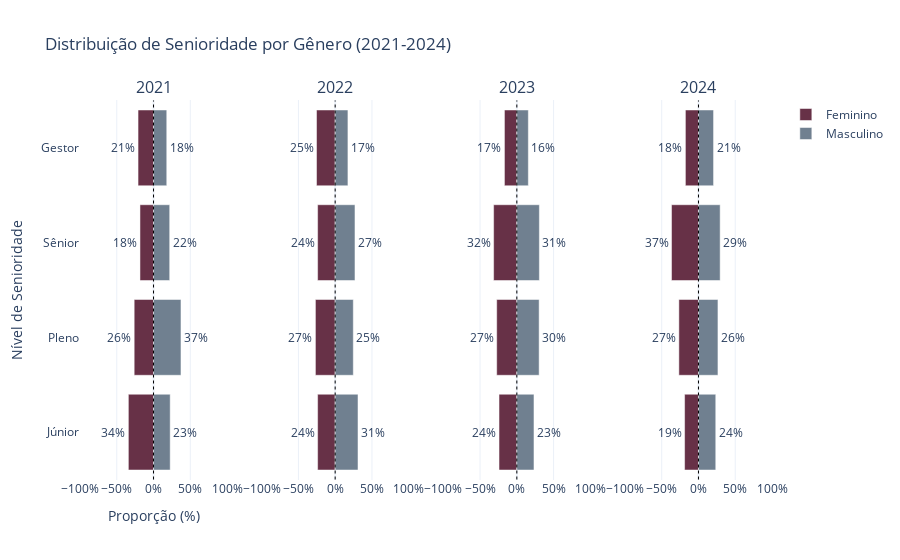

Here is the notebook cell this chart was saved with:
### Code cell
niveis_desejados = ["Júnior", "Pleno", "Sênior", "Gestor"] 

# Normaliza os nomes dos níveis para minúsculas no filtro
df_filtrado = df_rj[df_rj["nivel"].str.lower().isin([n.lower() for n in niveis_desejados])]

# Agora agrupe pelos campos desejados
df_grouped = df_filtrado.groupby(["ano_pesquisa", "nivel", "genero"]).size().reset_index(name="count")

# Calculando o total por ano e gênero para depois calcular proporções
totais_por_ano_genero = df_filtrado.groupby(["ano_pesquisa", "genero"]).size().reset_index(name="total")
df_grouped = df_grouped.merge(totais_por_ano_genero, on=["ano_pesquisa", "genero"])

# Calculando a proporção
df_grouped["proporção"] = df_grouped["count"] / df_grouped["total"] * 100

# Verificação (opcional): soma das proporções por ano e gênero deve ser 100%
verificacao = df_grouped.groupby(["ano_pesquisa", "genero"])["proporção"].sum().reset_index()
print("Verificação das somas por gênero:")
print(verificacao)

fig = make_subplots(rows=1, cols=4, shared_yaxes=True, subplot_titles=["2021", "2022", "2023", "2024"])

anos = ['2021', '2022', '2023', '2024']
cores = {"Masculino": "#708090", "Feminino": "#673147"}

for i, ano in enumerate(anos):
    # Filtrando dados do ano atual
    df_ano = df_grouped[df_grouped["ano_pesquisa"] == ano]
    
    # Criando um pivot para senioridade x gênero
    df_plot = df_ano.pivot(index="nivel", columns="genero", values="proporção").fillna(0)
    
    # Garantindo que as colunas existam, preenchendo com 0 se necessário
    for genero in ["Masculino", "Feminino"]:
        if genero not in df_plot.columns:
            df_plot[genero] = 0
    
    # Filtrando níveis que têm pelo menos um registro
    df_plot = df_plot[(df_plot["Masculino"] > 0) | (df_plot["Feminino"] > 0)]
    
    # Se não houver dados, continue para o próximo ano
    if df_plot.empty:
        continue
    
    # Adicionando barras para Feminino (negativo para inverter no gráfico)
    # Arredondando as porcentagens para números inteiros
    fig.add_trace(go.Bar(
        y=df_plot.index,
        x=-df_plot["Feminino"],
        name="Feminino",
        orientation="h",
        marker=dict(color=cores["Feminino"]),
        text=[f"{int(round(val))}%" for val in df_plot["Feminino"]],  # Arredondamento para inteiros
        textposition="outside",
        showlegend=True if i == 0 else False
    ), row=1, col=i+1)

    # Adicionando barras para Masculino
    # Arredondando as porcentagens para números inteiros
    fig.add_trace(go.Bar(
        y=df_plot.index,
        x=df_plot["Masculino"],
        name="Masculino",
        orientation="h",
        marker=dict(color=cores["Masculino"]),
        text=[f"{int(round(val))}%" for val in df_plot["Masculino"]],  # Arredondamento para inteiros
        textposition="outside",
        showlegend=True if i == 0 else False
    ), row=1, col=i+1)

# Configurando layout
fig.update_layout(
    title="Distribuição de Senioridade por Gênero (2021-2024)",
    xaxis_title="Proporção (%)",
    yaxis_title="Nível de Senioridade",
    barmode="relative",
    template="plotly_white"
)

# Ajustando os eixos X para mostrar valores em percentuais
for i in range(1, 5):
    fig.update_xaxes(ticksuffix="%", range=[-100, 100], row=1, col=i)
    
    # Adicionando linhas de referência em 0
    fig.add_shape(
        type="line",
        x0=0, y0=-0.5,
        x1=0, y1=len(df_plot.index) - 0.5,
        line=dict(color="black", width=1, dash="dot"),
        row=1, col=i
    )

fig.show()

### Figure 1 — Plotly figure (JSON) as saved in the notebook; plotly's stock layout.template omitted (floating-point values rounded to 4 significant figures)
{"data": [{"marker": {"color": "#673147"}, "name": "Feminino", "orientation": "h", "showlegend": true, "text": ["34%", "26%", "18%", "21%"], "textposition": "outside", "type": "bar", "x": [-34.21, -26.32, -18.42, -21.05], "xaxis": "x", "y": ["Júnior", "Pleno", "Sênior", "Gestor"], "yaxis": "y"}, {"marker": {"color": "#708090"}, "name": "Masculino", "orientation": "h", "showlegend": true, "text": ["23%", "37%", "22%", "18%"], "textposition": "outside", "type": "bar", "x": [22.67, 37.33, 22, 18], "xaxis": "x", "y": ["Júnior", "Pleno", "Sênior", "Gestor"], "yaxis": "y"}, {"marker": {"color": "#673147"}, "name": "Feminino", "orientation": "h", "showlegend": false, "text": ["24%", "27%", "24%", "25%"], "textposition": "outside", "type": "bar", "x": [-23.88, -26.87, -23.88, -25.37], "xaxis": "x2", "y": ["Júnior", "Pleno", "Sênior", "Gestor"], "yaxis": "y2"}, {"marker": {"color": "#708090"}, "name": "Masculino", "orientation": "h", "showlegend": false, "text": ["31%", "25%", "27%", "17%"], "textposition": "outside", "type": "bar", "x": [31.05, 24.66, 26.94, 17.35], "xaxis": "x2", "y": ["Júnior", "Pleno", "Sênior", "Gestor"], "yaxis": "y2"}, {"marker": {"color": "#673147"}, "name": "Feminino", "orientation": "h", "showlegend": false, "text": ["24%", "27%", "32%", "17%"], "textposition": "outside", "type": "bar", "x": [-24.21, -27.37, -31.58, -16.84], "xaxis": "x3", "y": ["Júnior", "Pleno", "Sênior", "Gestor"], "yaxis": "y3"}, {"marker": {"color": "#708090"}, "name": "Masculino", "orientation": "h", "showlegend": false, "text": ["23%", "30%", "31%", "16%"], "textposition": "outside", "type": "bar", "x": [23.33, 30.33, 30.67, 15.67], "xaxis": "x3", "y": ["Júnior", "Pleno", "Sênior", "Gestor"], "yaxis": "y3"}, {"marker": {"color": "#673147"}, "name": "Feminino", "orientation": "h", "showlegend": false, "text": ["19%", "27%", "37%", "18%"], "textposition": "outside", "type": "bar", "x": [-18.89, -26.67, -36.67, -17.78], "xaxis": "x4", "y": ["Júnior", "Pleno", "Sênior", "Gestor"], "yaxis": "y4"}, {"marker": {"color": "#708090"}, "name": "Masculino", "orientation": "h", "showlegend": false, "text": ["24%", "26%", "29%", "21%"], "textposition": "outside", "type": "bar", "x": [23.51, 26.49, 29.48, 20.52], "xaxis": "x4", "y": ["Júnior", "Pleno", "Sênior", "Gestor"], "yaxis": "y4"}], "layout": {"annotations": [{"font": {"size": 16}, "showarrow": false, "text": "2021", "x": 0.1062, "xanchor": "center", "xref": "paper", "y": 1, "yanchor": "bottom", "yref": "paper"}, {"font": {"size": 16}, "showarrow": false, "text": "2022", "x": 0.3688, "xanchor": "center", "xref": "paper", "y": 1, "yanchor": "bottom", "yref": "paper"}, {"font": {"size": 16}, "showarrow": false, "text": "2023", "x": 0.6313, "xanchor": "center", "xref": "paper", "y": 1, "yanchor": "bottom", "yref": "paper"}, {"font": {"size": 16}, "showarrow": false, "text": "2024", "x": 0.8938, "xanchor": "center", "xref": "paper", "y": 1, "yanchor": "bottom", "yref": "paper"}], "barmode": "relative", "shapes": [{"line": {"color": "black", "dash": "dot", "width": 1}, "type": "line", "x0": 0, "x1": 0, "xref": "x", "y0": -0.5, "y1": 3.5, "yref": "y"}, {"line": {"color": "black", "dash": "dot", "width": 1}, "type": "line", "x0": 0, "x1": 0, "xref": "x2", "y0": -0.5, "y1": 3.5, "yref": "y2"}, {"line": {"color": "black", "dash": "dot", "width": 1}, "type": "line", "x0": 0, "x1": 0, "xref": "x3", "y0": -0.5, "y1": 3.5, "yref": "y3"}, {"line": {"color": "black", "dash": "dot", "width": 1}, "type": "line", "x0": 0, "x1": 0, "xref": "x4", "y0": -0.5, "y1": 3.5, "yref": "y4"}], "title": {"text": "Distribuição de Senioridade por Gênero (2021-2024)"}, "xaxis": {"anchor": "y", "domain": [0, 0.2125], "range": [-100, 100], "ticksuffix": "%", "title": {"text": "Proporção (%)"}}, "xaxis2": {"anchor": "y2", "domain": [0.2625, 0.475], "range": [-100, 100], "ticksuffix": "%"}, "xaxis3": {"anchor": "y3", "domain": [0.525, 0.7375], "range": [-100, 100], "ticksuffix": "%"}, "xaxis4": {"anchor": "y4", "domain": [0.7875, 1], "range": [-100, 100], "ticksuffix": "%"}, "yaxis": {"anchor": "x", "domain": [0, 1], "title": {"text": "Nível de Senioridade"}}, "yaxis2": {"anchor": "x2", "domain": [0, 1], "matches": "y", "showticklabels": false}, "yaxis3": {"anchor": "x3", "domain": [0, 1], "matches": "y", "showticklabels": false}, "yaxis4": {"anchor": "x4", "domain": [0, 1], "matches": "y", "showticklabels": false}}}
